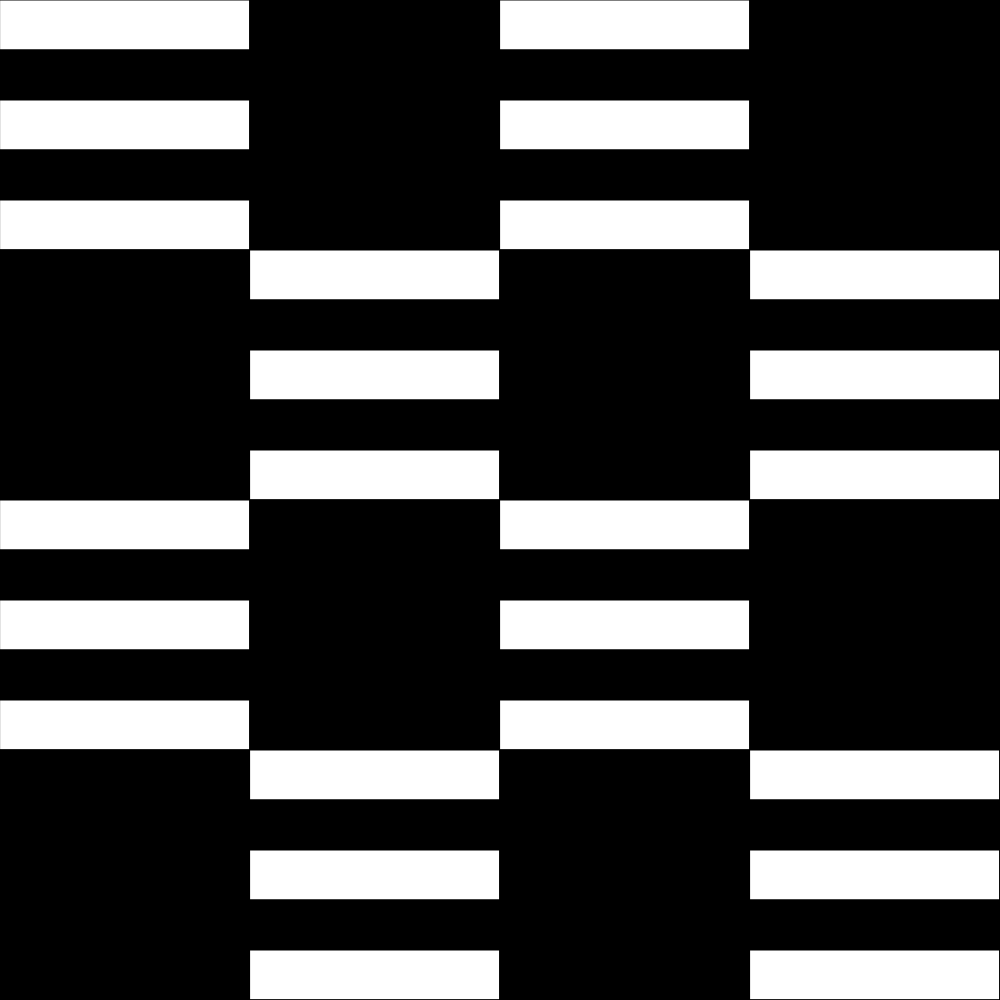
Frame 1 (no input)
Frame 60 (no input): identical to frame 1, image omitted
Frame 120 (the mouse pressed at the canvas centre since frame 60): identical to frame 1, image omitted

The p5.js sketch that drew this single still picture (run headless with seeded random() and noise() and a simulated clock; from frame 60 on, the mouse is pressed at the canvas centre):

// p5.js sketch
// ── sketch.js
const numCol = 4;
const numStripe = 5;

function setup() {
  createCanvas(windowHeight, windowHeight);
}

function windowResized() {
  resizeCanvas(windowHeight, windowHeight);
}

function stripes(posX, posY, width) {
  for (let x = 0; x <= numStripe; x++) {
    fill(x % 2 ? 'black' : 'white');
    rect(posX, posY + x * (width / numStripe), width, width / numStripe);
  }
}

function draw() {
  const width = windowHeight / numCol;

  for (let y = 0; y <= numCol; y++) {
    for (let x = 0; x <= numCol; x++) {
      const offset = x % 2;
      if ((offset + y) % 2) {
        fill('black');
        rect(x * width, y * width, width, width);
      } else {
        stripes(x * width, y * width, width, width);
      }
    }
  }
}
